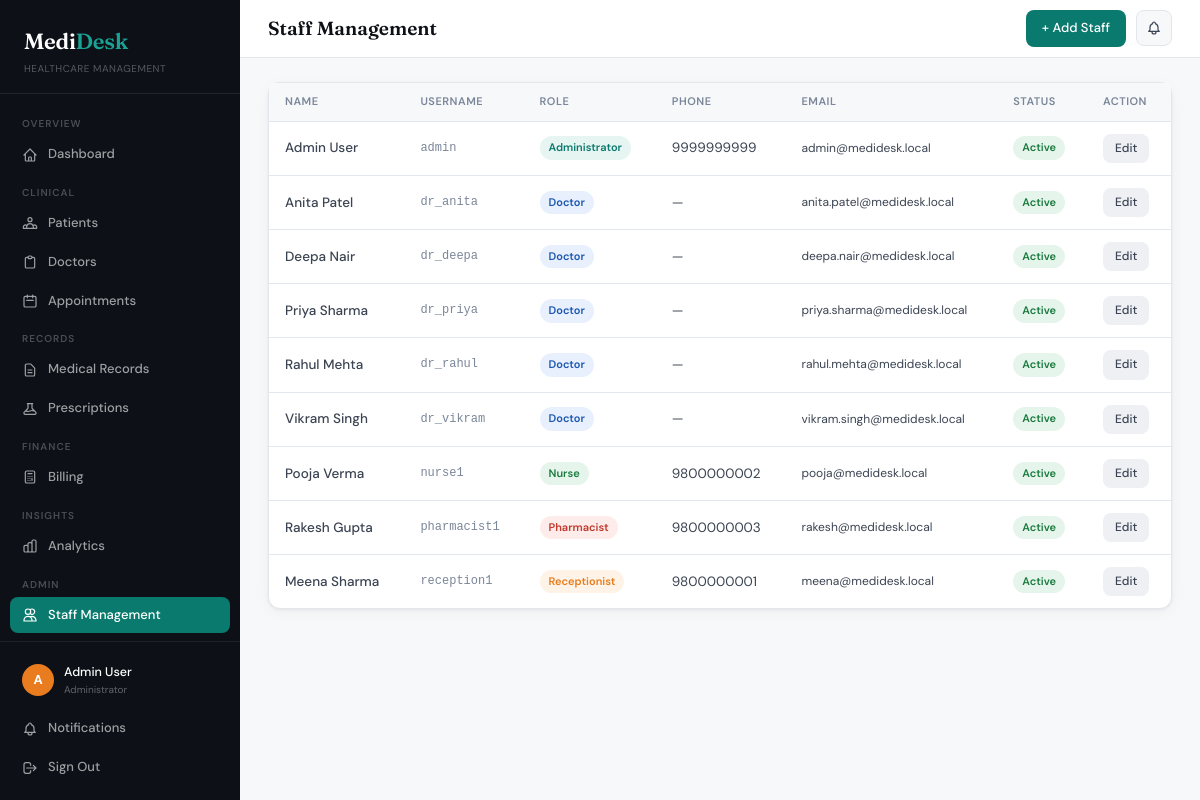
The page /staff/ (signed in) on the database its author committed.
### core/models.py (models this page shows, shortened)
class UserProfile(models.Model):
    ROLE_CHOICES = [
        ('admin', 'Administrator'), ('doctor', 'Doctor'),
        ('receptionist', 'Receptionist'), ('pharmacist', 'Pharmacist'), ('nurse', 'Nurse'),
    ]
    user = models.OneToOneField(User, on_delete=models.CASCADE, related_name='profile')
    role = models.CharField(max_length=20, choices=ROLE_CHOICES, default='receptionist')
    phone = models.CharField(max_length=10, validators=[phone_validator], blank=True)
    is_active_staff = models.BooleanField(default=True)
    created_at = models.DateTimeField(auto_now_add=True)

### core/views.py (the view)
# urls.py: path('staff/', views.staff_list, name='staff_list'),
@login_required
@role_required('admin')
def staff_list(request):
    profiles = UserProfile.objects.select_related('user').all().order_by('role', 'user__first_name')
    return render(request, 'core/staff_list.html', {'profiles': profiles})

### core/context_processors.py (called while the page is built, shortened)
def user_role(request):
    if not request.user.is_authenticated:
        return {'user_role': '', 'user_profile': None}
    if request.user.is_superuser:
        return {'user_role': 'admin', 'user_profile': None}

### core/views.py (called while the page is built)
def get_role(user):
    try:
        return user.profile.role
    except Exception:
        return 'admin' if user.is_superuser else 'receptionist'

def role_required(*roles):
    def decorator(view_func):
        @wraps(view_func)
        def wrapper(request, *args, **kwargs):
            if not request.user.is_authenticated:
                return redirect('login')
            r = get_role(request.user)
            if r not in roles and not request.user.is_superuser:
                messages.error(request, f'Access denied. You need role: {", ".join(roles)}.')
                return redirect('dashboard')
            return view_func(request, *args, **kwargs)
        return wrapper
    return decorator

### core/templates/core/staff_list.html (shortened to what this page needs)
{% extends 'core/base.html' %}
{% block page_title %}<strong>Staff Management</strong>{% endblock %}
{% block topbar_actions %}<a href="/staff/new/" class="btn btn-primary">+ Add Staff</a>{% endblock %}
{% block content %}
<div class="card">
  <div class="table-wrap">
    <table>
      <thead><tr><th>Name</th><th>Username</th><th>Role</th><th>Phone</th><th>Email</th><th>Status</th><th>Action</th></tr></thead>
      <tbody>
        {% for p in profiles %}
        <tr>
          <td style="font-weight:500;">{{ p.user.get_full_name|default:p.user.username }}</td>
          <td style="font-family:monospace;font-size:12px;color:var(--ink-3);">{{ p.user.username }}</td>
          <td><span class="badge badge-{% if p.role == 'admin' %}confirmed{% elif p.role == 'doctor' %}scheduled{% elif p.role == 'pharmacist' %}cancelled{% elif p.role == 'nurse' %}completed{% else %}in_progress{% endif %}">{{ p.get_role_display }}</span></td>
          <td>{{ p.phone|default:"—" }}</td>
          <td style="font-size:12px;">{{ p.user.email|default:"—" }}</td>
          <td><span class="badge {% if p.is_active_staff %}badge-active{% else %}badge-cancelled{% endif %}">{% if p.is_active_staff %}Active{% else %}Inactive{% endif %}</span></td>
          <td><a href="/staff/{{ p.pk }}/edit/" class="btn btn-secondary btn-sm">Edit</a></td>
        </tr>
        {% empty %}
        <tr><td colspan="7"><div class="empty-state"><p>No staff members found.</p></div></td></tr>
        {% endfor %}
      </tbody>
    </table>
  </div>
</div>
{% endblock %}

### core/templates/core/base.html (shortened to what this page needs)
<!DOCTYPE html>
<html lang="en">
<head>
</head>
<body>
{% if user.is_authenticated %}
<aside class="sidebar">
  <div class="sidebar-logo">
    <div class="brand">Medi<span>Desk</span></div>
    <div class="tagline">Healthcare Management</div>
  </div>
  <nav class="sidebar-nav">
    <div class="nav-label">Overview</div>
    <a href="/dashboard/" class="nav-item {% if request.resolver_match.url_name == 'dashboard' %}active{% endif %}">
      <svg fill="none" stroke="currentColor" viewBox="0 0 24 24"><path stroke-linecap="round" stroke-linejoin="round" stroke-width="1.8" d="M3 12l2-2m0 0l7-7 7 7M5 10v10a1 1 0 001 1h3m10-11l2 2m-2-2v10a1 1 0 01-1 1h-3m-6 0a1 1 0 001-1v-4a1 1 0 011-1h2a1 1 0 011 1v4a1 1 0 001 1m-6 0h6"/></svg>
      Dashboard
    </a>
    {% if not user_role == 'pharmacist' %}
    <div class="nav-label">Clinical</div>
    <a href="/patients/" class="nav-item {% if 'patient' in request.resolver_match.url_name %}active{% endif %}">
      Patients
    </a>
    {% endif %}
    {% if user.is_superuser or user_role == 'admin' or user_role == 'receptionist' %}
    <a href="/doctors/" class="nav-item {% if 'doctor' in request.resolver_match.url_name %}active{% endif %}">
      <svg fill="none" stroke="currentColor" viewBox="0 0 24 24"><path stroke-linecap="round" stroke-linejoin="round" stroke-width="1.8" d="M9 5H7a2 2 0 00-2 2v12a2 2 0 002 2h10a2 2 0 002-2V7a2 2 0 00-2-2h-2M9 5a2 2 0 002 2h2a2 2 0 002-2M9 5a2 2 0 012-2h2a2 2 0 012 2"/></svg>
      Doctors
    </a>
    {% endif %}
    {% if not user_role == 'pharmacist' %}
    <a href="/appointments/" class="nav-item {% if 'appointment' in request.resolver_match.url_name %}active{% endif %}">
      <svg fill="none" stroke="currentColor" viewBox="0 0 24 24"><path stroke-linecap="round" stroke-linejoin="round" stroke-width="1.8" d="M8 7V3m8 4V3m-9 8h10M5 21h14a2 2 0 002-2V7a2 2 0 00-2-2H5a2 2 0 00-2 2v12a2 2 0 002 2z"/></svg>
      Appointments
    </a>
    {% endif %}
    {% if not user_role == 'pharmacist' %}
    <div class="nav-label">Records</div>
    <a href="/records/" class="nav-item {% if 'record' in request.resolver_match.url_name %}active{% endif %}">
      <svg fill="none" stroke="currentColor" viewBox="0 0 24 24"><path stroke-linecap="round" stroke-linejoin="round" stroke-width="1.8" d="M9 12h6m-6 4h6m2 5H7a2 2 0 01-2-2V5a2 2 0 012-2h5.586a1 1 0 01.707.293l5.414 5.414a1 1 0 01.293.707V19a2 2 0 01-2 2z"/></svg>
      Medical Records
    </a>
    {% endif %}
    <a href="/prescriptions/" class="nav-item {% if 'prescription' in request.resolver_match.url_name %}active{% endif %}">
      Prescriptions
    </a>
    {% if user.is_superuser or user_role == 'admin' or user_role == 'receptionist' %}
    <div class="nav-label">Finance</div>
    <a href="/billing/" class="nav-item {% if 'bill' in request.resolver_match.url_name %}active{% endif %}">
      <svg fill="none" stroke="currentColor" viewBox="0 0 24 24"><path stroke-linecap="round" stroke-linejoin="round" stroke-width="1.8" d="M9 7h6m0 10v-3m-3 3h.01M9 17h.01M9 14h.01M12 14h.01M15 11h.01M12 11h.01M9 11h.01M7 21h10a2 2 0 002-2V5a2 2 0 00-2-2H7a2 2 0 00-2 2v14a2 2 0 002 2z"/></svg>
      Billing
    </a>
    {% endif %}
    {% if user.is_superuser or user_role == 'admin' or user_role == 'doctor' or user_role == 'receptionist' %}
    <div class="nav-label">Insights</div>
    <a href="/analytics/" class="nav-item {% if request.resolver_match.url_name == 'analytics' %}active{% endif %}">
      Analytics
    </a>
    {% endif %}
    {% if user.is_superuser or user_role == 'admin' %}
    <div class="nav-label">Admin</div>
    <a href="/staff/" class="nav-item {% if 'staff' in request.resolver_match.url_name %}active{% endif %}">
      <svg fill="none" stroke="currentColor" viewBox="0 0 24 24"><path stroke-linecap="round" stroke-linejoin="round" stroke-width="1.8" d="M12 4.354a4 4 0 110 5.292M15 21H3v-1a6 6 0 0112 0v1zm0 0h6v-1a6 6 0 00-9-5.197M13 7a4 4 0 11-8 0 4 4 0 018 0z"/></svg>
      Staff Management
    </a>
    {% endif %}
  </nav>
  <div class="sidebar-footer">
    <div class="user-block">
      <div class="user-av av-{% if user.is_superuser %}admin{% else %}{{ user_role|default:'admin' }}{% endif %}">
        {{ user.username|first|upper }}
      </div>
      <div>
        <div class="user-name">{{ user.get_full_name|default:user.username }}</div>
        <div class="user-role">
          {% if user.is_superuser %}Administrator
          {% else %}{{ user_profile.get_role_display|default:"Staff" }}{% endif %}
        </div>
      </div>
    </div>
    <a href="/notifications/" class="nav-item {% if request.resolver_match.url_name == 'notifications' %}active{% endif %}">
      Notifications
    </a>
    <a href="/logout/" class="nav-item">
      <svg fill="none" stroke="currentColor" viewBox="0 0 24 24"><path stroke-linecap="round" stroke-linejoin="round" stroke-width="1.8" d="M17 16l4-4m0 0l-4-4m4 4H7m6 4v1a3 3 0 01-3 3H6a3 3 0 01-3-3V7a3 3 0 013-3h4a3 3 0 013 3v1"/></svg>
      Sign Out
    </a>
  </div>
</aside>
<div class="main-wrap">
  <div class="topbar">
    <div class="topbar-title">{% block page_title %}<strong>Dashboard</strong>{% endblock %}</div>
    <div class="topbar-right">
      {% block topbar_actions %}{% endblock %}
      <a href="/notifications/" class="notif-btn" title="Notifications">
      </a>
    </div>
  </div>
  <div class="page-content">
    {% block content %}{% endblock %}
  </div>
</div>
{% else %}
{% block auth_content %}{% endblock %}
{% endif %}
</body>
</html>

### core/templates/core/base.html (style rules this page uses)
:root { --ink:#0d1117;--ink-2:#3b4452;--ink-3:#7a8699;--surface:#f7f8fa;--surface-2:#eef0f4;--white:#fff;--teal:#0b7a6e;--teal-light:#e6f4f2;--teal-mid:#1aa395;--amber:#e87c1e;--amber-light:#fef3e6;--rose:#c0392b;--rose-light:#fdecea;--blue:#1a56b0;--blue-light:#e8f0fd;--green:#1a7a3e;--green-light:#e6f5ec;--border:#e2e6ed;--shadow:0 1px 3px rgba(13,17,23,.06),0 4px 16px rgba(13,17,23,.04);--shadow-md:0 2px 8px rgba(13,17,23,.08),0 8px 32px rgba(13,17,23,.06);--radius:12px;--radius-sm:8px; }
* { box-sizing:border-box;margin:0;padding:0; }
body { font-family:'DM Sans',sans-serif;background:var(--surface);color:var(--ink);font-size:14px;line-height:1.6;min-height:100vh; }
a { color:inherit;text-decoration:none; }
.sidebar { position:fixed;top:0;left:0;width:240px;height:100vh;background:var(--ink);display:flex;flex-direction:column;z-index:100;overflow:hidden; }
.sidebar-logo { padding:24px 24px 16px;border-bottom:1px solid rgba(255,255,255,.08); }
.brand { font-family:'Fraunces',serif;font-size:22px;font-weight:600;color:#fff;letter-spacing:-.3px; }
.brand span { color:var(--teal-mid); }
.tagline { font-size:10px;color:rgba(255,255,255,.3);margin-top:2px;letter-spacing:.5px;text-transform:uppercase; }
.sidebar-nav { padding:12px 10px;flex:1;overflow-y:auto; }
.nav-label { font-size:10px;font-weight:600;color:rgba(255,255,255,.25);letter-spacing:1px;text-transform:uppercase;padding:10px 12px 4px; }
.nav-item { display:flex;align-items:center;gap:10px;padding:8px 12px;border-radius:8px;color:rgba(255,255,255,.6);font-size:13px;font-weight:500;transition:all .15s;margin-bottom:2px;cursor:pointer; }
.nav-item.active { background:var(--teal);color:#fff; }
.nav-item svg { width:16px;height:16px;flex-shrink:0; }
.sidebar-footer { padding:12px 10px;border-top:1px solid rgba(255,255,255,.08); }
.user-block { display:flex;align-items:center;gap:10px;padding:8px 12px;border-radius:8px;margin-bottom:4px; }
.user-av { width:32px;height:32px;border-radius:50%;display:flex;align-items:center;justify-content:center;font-size:13px;font-weight:700;color:#fff;flex-shrink:0; }
.user-name { font-size:12.5px;font-weight:500;color:#fff; }
.user-role { font-size:10px;color:rgba(255,255,255,.35);text-transform:capitalize; }
.av-admin { background:#e87c1e; }
.main-wrap { margin-left:240px;min-height:100vh; }
.topbar { background:#fff;border-bottom:1px solid var(--border);padding:0 28px;height:58px;display:flex;align-items:center;justify-content:space-between;position:sticky;top:0;z-index:50; }
.topbar-title { font-family:'Fraunces',serif;font-size:19px;font-weight:300;color:var(--ink); }
.topbar-title strong { font-weight:600; }
.topbar-right { display:flex;align-items:center;gap:10px; }
.notif-btn { position:relative;width:36px;height:36px;border-radius:8px;background:var(--surface);border:1px solid var(--border);display:flex;align-items:center;justify-content:center;cursor:pointer;color:var(--ink-2);text-decoration:none; }
.btn { display:inline-flex;align-items:center;gap:6px;padding:8px 16px;border-radius:var(--radius-sm);font-size:13px;font-weight:500;font-family:'DM Sans',sans-serif;cursor:pointer;border:none;transition:all .15s;text-decoration:none; }
.btn-primary { background:var(--teal);color:#fff; }
.btn-secondary { background:var(--surface-2);color:var(--ink-2); }
.btn-sm { padding:5px 12px;font-size:12px; }
.page-content { padding:24px 28px; }
.card { background:#fff;border:1px solid var(--border);border-radius:var(--radius);box-shadow:var(--shadow); }
table { width:100%;border-collapse:collapse; }
.table-wrap { overflow-x:auto; }
thead th { text-align:left;font-size:11px;font-weight:600;color:var(--ink-3);text-transform:uppercase;letter-spacing:.5px;padding:10px 16px;background:var(--surface);border-bottom:1px solid var(--border); }
tbody td { padding:12px 16px;border-bottom:1px solid var(--border);font-size:13.5px;color:var(--ink-2); }
tbody tr:last-child td { border-bottom:none; }
.badge { display:inline-flex;align-items:center;padding:3px 9px;border-radius:20px;font-size:11px;font-weight:600; }
.badge-scheduled { background:var(--blue-light);color:var(--blue); }
.badge-confirmed { background:var(--teal-light);color:var(--teal); }
.badge-completed,.badge-paid,.badge-active,.badge-dispensed { background:var(--green-light);color:var(--green); }
.badge-cancelled,.badge-unpaid,.badge-no_show { background:var(--rose-light);color:var(--rose); }
.badge-in_progress,.badge-partial { background:var(--amber-light);color:var(--amber); }

### rows shown on the page
UserProfile: user.get_full_name "Admin User", user.username "admin", role "Administrator", phone "9999999999", user.email "admin@medidesk.local", is_active_staff "Active"
UserProfile: user.get_full_name "Anita Patel", user.username "dr_anita", role "Doctor", phone "—", user.email "anita.patel@medidesk.local", is_active_staff "Active"
UserProfile: user.get_full_name "Deepa Nair", user.username "dr_deepa", role "Doctor", phone "—", user.email "deepa.nair@medidesk.local", is_active_staff "Active"
UserProfile: user.get_full_name "Priya Sharma", user.username "dr_priya", role "Doctor", phone "—", user.email "priya.sharma@medidesk.local", is_active_staff "Active"
UserProfile: user.get_full_name "Rahul Mehta", user.username "dr_rahul", role "Doctor", phone "—", user.email "rahul.mehta@medidesk.local", is_active_staff "Active"
UserProfile: user.get_full_name "Vikram Singh", user.username "dr_vikram", role "Doctor", phone "—", user.email "vikram.singh@medidesk.local", is_active_staff "Active"
UserProfile: user.get_full_name "Pooja Verma", user.username "nurse1", role "Nurse", phone "9800000002", user.email "pooja@medidesk.local", is_active_staff "Active"
UserProfile: user.get_full_name "Rakesh Gupta", user.username "pharmacist1", role "Pharmacist", phone "9800000003", user.email "rakesh@medidesk.local", is_active_staff "Active"
UserProfile: user.get_full_name "Meena Sharma", user.username "reception1", role "Receptionist", phone "9800000001", user.email "meena@medidesk.local", is_active_staff "Active"

### other values the page prints
{{ user.username|first|upper }} "A"
{{ user.get_full_name|default:user.username }} "Admin User"
